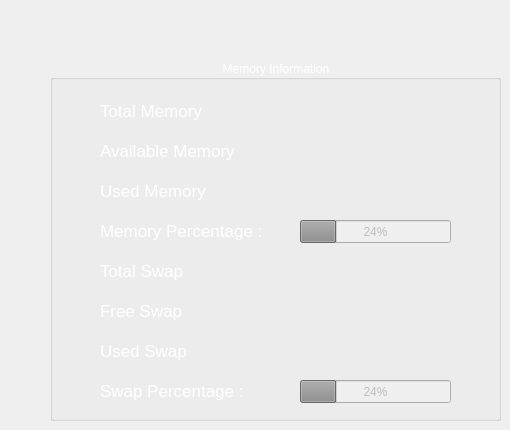
   <widget class="QWidget" name="memory_page">
    <widget class="QGroupBox" name="mem_info_group">
     <property name="enabled">
      <bool>false</bool>
     </property>
     <property name="geometry">
      <rect>
       <x>50</x>
       <y>60</y>
       <width>451</width>
       <height>361</height>
      </rect>
     </property>
     <property name="font">
      <font>
       <weight>50</weight>
       <bold>false</bold>
      </font>
     </property>
     <property name="styleSheet">
      <string notr="true">QGroupBox{
color:white;
}</string>
     </property>
     <property name="title">
      <string>Memory Information</string>
     </property>
     <property name="alignment">
      <set>Qt::AlignCenter</set>
     </property>
     <property name="flat">
      <bool>true</bool>
     </property>
     <property name="checkable">
      <bool>false</bool>
     </property>
     <widget class="QLabel" name="tot_mem_lbl">
      <property name="geometry">
       <rect>
        <x>50</x>
        <y>30</y>
        <width>151</width>
        <height>41</height>
       </rect>
      </property>
      <property name="font">
       <font>
        <pointsize>13</pointsize>
       </font>
      </property>
      <property name="styleSheet">
       <string notr="true">QLabel{
color:white;
}
</string>
      </property>
      <property name="text">
       <string>Total Memory</string>
      </property>
     </widget>
     <widget class="QLabel" name="avlb_mem_lbl">
      <property name="geometry">
       <rect>
        <x>50</x>
        <y>70</y>
        <width>351</width>
        <height>41</height>
       </rect>
      </property>
      <property name="font">
       <font>
        <pointsize>13</pointsize>
       </font>
      </property>
      <property name="styleSheet">
       <string notr="true">QLabel{
color:white;
}
</string>
      </property>
      <property name="text">
       <string>Available Memory</string>
      </property>
     </widget>
     <widget class="QLabel" name="used_mem_lbl">
      <property name="geometry">
       <rect>
        <x>50</x>
        <y>110</y>
        <width>351</width>
        <height>41</height>
       </rect>
      </property>
      <property name="font">
       <font>
        <pointsize>13</pointsize>
       </font>
      </property>
      <property name="styleSheet">
       <string notr="true">QLabel{
color:white;
}
</string>
      </property>
      <property name="text">
       <string>Used Memory</string>
      </property>
     </widget>
     <widget class="QLabel" name="perc_mem_lbl">
      <property name="geometry">
       <rect>
        <x>50</x>
        <y>150</y>
        <width>201</width>
        <height>41</height>
       </rect>
      </property>
      <property name="font">
       <font>
        <pointsize>13</pointsize>
       </font>
      </property>
      <property name="styleSheet">
       <string notr="true">QLabel{
color:white;
}
</string>
      </property>
      <property name="text">
       <string>Memory Percentage :</string>
      </property>
     </widget>
     <widget class="QLabel" name="tot_swap_lbl">
      <property name="geometry">
       <rect>
        <x>50</x>
        <y>190</y>
        <width>351</width>
        <height>41</height>
       </rect>
      </property>
      <property name="font">
       <font>
        <pointsize>13</pointsize>
       </font>
      </property>
      <property name="styleSheet">
       <string notr="true">QLabel{
color:white;
}
</string>
      </property>
      <property name="text">
       <string>Total Swap</string>
      </property>
     </widget>
     <widget class="QLabel" name="free_swap_lbl">
      <property name="geometry">
       <rect>
        <x>50</x>
        <y>230</y>
        <width>351</width>
        <height>41</height>
       </rect>
      </property>
      <property name="font">
       <font>
        <pointsize>13</pointsize>
       </font>
      </property>
      <property name="styleSheet">
       <string notr="true">QLabel{
color:white;
}
</string>
      </property>
      <property name="text">
       <string>Free Swap</string>
      </property>
     </widget>
     <widget class="QLabel" name="used_swap_lbl">
      <property name="geometry">
       <rect>
        <x>50</x>
        <y>270</y>
        <width>351</width>
        <height>41</height>
       </rect>
      </property>
      <property name="font">
       <font>
        <pointsize>13</pointsize>
       </font>
      </property>
      <property name="styleSheet">
       <string notr="true">QLabel{
color:white;
}
</string>
      </property>
      <property name="text">
       <string>Used Swap</string>
      </property>
     </widget>
     <widget class="QLabel" name="tot_cpu_use_lbl_4">
      <property name="geometry">
       <rect>
        <x>50</x>
        <y>310</y>
        <width>351</width>
        <height>41</height>
       </rect>
      </property>
      <property name="font">
       <font>
        <pointsize>13</pointsize>
       </font>
      </property>
      <property name="styleSheet">
       <string notr="true">QLabel{
color:white;
}
</string>
      </property>
      <property name="text">
       <string>Swap Percentage :</string>
      </property>
     </widget>
     <widget class="QProgressBar" name="mem_prog_bar">
      <property name="geometry">
       <rect>
        <x>250</x>
        <y>160</y>
        <width>151</width>
        <height>23</height>
       </rect>
      </property>
      <property name="value">
       <number>24</number>
      </property>
      <property name="format">
       <string>%p%</string>
      </property>
     </widget>
     <widget class="QProgressBar" name="swap_prog_bar">
      <property name="geometry">
       <rect>
        <x>250</x>
        <y>320</y>
        <width>151</width>
        <height>23</height>
       </rect>
      </property>
      <property name="value">
       <number>24</number>
      </property>
      <property name="format">
       <string>%p%</string>
      </property>
     </widget>
    </widget>
   </widget>
